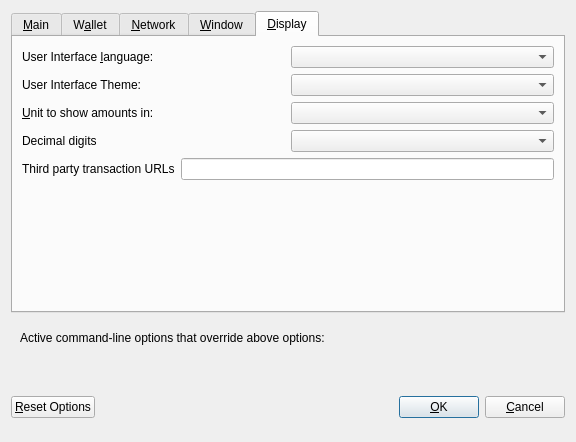
<?xml version="1.0" encoding="UTF-8"?>
<ui version="4.0">
 <class>OptionsDialog</class>
 <widget class="QDialog" name="OptionsDialog">
  <property name="geometry">
   <rect>
    <x>0</x>
    <y>0</y>
    <width>576</width>
    <height>442</height>
   </rect>
  </property>
  <property name="windowTitle">
   <string>Options</string>
  </property>
  <property name="modal">
   <bool>true</bool>
  </property>
  <layout class="QVBoxLayout" name="verticalLayout">
   <item>
    <widget class="QTabWidget" name="tabWidget">
     <property name="currentIndex">
      <number>4</number>
     </property>
     <widget class="QWidget" name="tabMain">
      <attribute name="title">
       <string>&amp;Main</string>
      </attribute>
      <layout class="QVBoxLayout" name="verticalLayout_Main">
       <item>
        <widget class="QCheckBox" name="bitcoinAtStartup">
         <property name="toolTip">
          <string>Automatically start ZEON after logging in to the system.</string>
         </property>
         <property name="text">
          <string>&amp;Start ZEON on system login</string>
         </property>
        </widget>
       </item>
       <item>
        <layout class="QHBoxLayout" name="horizontalLayout_2_Main">
         <item>
          <widget class="QLabel" name="databaseCacheLabel">
           <property name="text">
            <string>Size of &amp;database cache</string>
           </property>
           <property name="textFormat">
            <enum>Qt::PlainText</enum>
           </property>
           <property name="buddy">
            <cstring>databaseCache</cstring>
           </property>
          </widget>
         </item>
         <item>
          <widget class="QSpinBox" name="databaseCache"/>
         </item>
         <item>
          <widget class="QLabel" name="databaseCacheUnitLabel">
           <property name="text">
            <string>MB</string>
           </property>
           <property name="textFormat">
            <enum>Qt::PlainText</enum>
           </property>
          </widget>
         </item>
         <item>
          <spacer name="horizontalSpacer_2_Main">
           <property name="orientation">
            <enum>Qt::Horizontal</enum>
           </property>
           <property name="sizeHint" stdset="0">
            <size>
             <width>40</width>
             <height>20</height>
            </size>
           </property>
          </spacer>
         </item>
        </layout>
       </item>
       <item>
        <layout class="QHBoxLayout" name="horizontalLayout_3_Main">
         <item>
          <widget class="QLabel" name="threadsScriptVerifLabel">
           <property name="text">
            <string>Number of script &amp;verification threads</string>
           </property>
           <property name="textFormat">
            <enum>Qt::PlainText</enum>
           </property>
           <property name="buddy">
            <cstring>threadsScriptVerif</cstring>
           </property>
          </widget>
         </item>
         <item>
          <widget class="QSpinBox" name="threadsScriptVerif">
           <property name="toolTip">
            <string>(0 = auto, &lt;0 = leave that many cores free)</string>
           </property>
          </widget>
         </item>
         <item>
          <spacer name="horizontalSpacer_3_Main">
           <property name="orientation">
            <enum>Qt::Horizontal</enum>
           </property>
           <property name="sizeHint" stdset="0">
            <size>
             <width>40</width>
             <height>20</height>
            </size>
           </property>
          </spacer>
         </item>
        </layout>
       </item>
       <item>
        <spacer name="verticalSpacer_2">
         <property name="orientation">
          <enum>Qt::Vertical</enum>
         </property>
         <property name="sizeHint" stdset="0">
          <size>
           <width>20</width>
           <height>40</height>
          </size>
         </property>
        </spacer>
       </item>
       <item>
        <layout class="QHBoxLayout" name="horizontalLayout_3">
         <item>
          <widget class="QLabel" name="percentage_label">
           <property name="toolTip">
            <string>This setting determines the amount of individual masternodes that an input will be anonymized through.&lt;br/&gt;More rounds of anonymization gives a higher degree of privacy, but also costs more in fees.</string>
           </property>
           <property name="text">
            <string>Obfuscation rounds to use</string>
           </property>
          </widget>
         </item>
         <item>
          <widget class="QSpinBox" name="obfuscationRounds">
           <property name="minimum">
            <number>10</number>
           </property>
           <property name="maximum">
            <number>100</number>
           </property>
          </widget>
         </item>
        </layout>
       </item>
       <item>
        <layout class="QHBoxLayout" name="horizontalLayout">
         <item>
          <widget class="QLabel" name="label_2">
           <property name="toolTip">
            <string>This amount acts as a threshold to turn off Obfuscation once it's reached.</string>
           </property>
           <property name="statusTip">
            <string notr="true"/>
           </property>
           <property name="whatsThis">
            <string notr="true"/>
           </property>
           <property name="accessibleName">
            <string notr="true"/>
           </property>
           <property name="accessibleDescription">
            <string notr="true"/>
           </property>
           <property name="text">
            <string>Amount of ZEON to keep anonymized</string>
           </property>
          </widget>
         </item>
         <item>
          <widget class="QSpinBox" name="anonymizeXDna">
           <property name="minimum">
            <number>100</number>
           </property>
           <property name="maximum">
            <number>100000</number>
           </property>
           <property name="singleStep">
            <number>100</number>
           </property>
           <property name="value">
            <number>1000</number>
           </property>
          </widget>
         </item>
        </layout>
       </item>
      </layout>
     </widget>
     <widget class="QWidget" name="tabWallet">
      <attribute name="title">
       <string>W&amp;allet</string>
      </attribute>
      <layout class="QVBoxLayout" name="verticalLayout_Wallet">
       <item>
        <widget class="QGroupBox" name="groupBox">
         <property name="title">
          <string>Expert</string>
         </property>
         <layout class="QVBoxLayout" name="verticalLayout_2">
          <item>
           <widget class="QCheckBox" name="coinControlFeatures">
            <property name="toolTip">
             <string>Whether to show coin control features or not.</string>
            </property>
            <property name="text">
             <string>Enable coin &amp;control features</string>
            </property>
           </widget>
          </item>
          <item>
           <widget class="QCheckBox" name="showMasternodesTab">
            <property name="toolTip">
             <string>Show additional tab listing all your masternodes in first sub-tab&lt;br/&gt;and all masternodes on the network in second sub-tab.</string>
            </property>
            <property name="text">
             <string>Show Masternodes Tab</string>
            </property>
           </widget>
          </item>
          <item>
           <widget class="QCheckBox" name="spendZeroConfChange">
            <property name="toolTip">
             <string>If you disable the spending of unconfirmed change, the change from a transaction&lt;br/&gt;cannot be used until that transaction has at least one confirmation.&lt;br/&gt;This also affects how your balance is computed.</string>
            </property>
            <property name="text">
             <string>&amp;Spend unconfirmed change</string>
            </property>
           </widget>
          </item>
         </layout>
        </widget>
       </item>
       <item>
        <spacer name="verticalSpacer_Wallet">
         <property name="orientation">
          <enum>Qt::Vertical</enum>
         </property>
         <property name="sizeHint" stdset="0">
          <size>
           <width>20</width>
           <height>40</height>
          </size>
         </property>
        </spacer>
       </item>
      </layout>
     </widget>
     <widget class="QWidget" name="tabNetwork">
      <attribute name="title">
       <string>&amp;Network</string>
      </attribute>
      <layout class="QVBoxLayout" name="verticalLayout_Network">
       <item>
        <widget class="QCheckBox" name="mapPortUpnp">
         <property name="toolTip">
          <string>Automatically open the ZEON client port on the router. This only works when your router supports UPnP and it is enabled.</string>
         </property>
         <property name="text">
          <string>Map port using &amp;UPnP</string>
         </property>
        </widget>
       </item>
       <item>
        <widget class="QCheckBox" name="allowIncoming">
         <property name="toolTip">
          <string>Accept connections from outside</string>
         </property>
         <property name="text">
          <string>Allow incoming connections</string>
         </property>
        </widget>
       </item>
       <item>
        <widget class="QCheckBox" name="connectSocks">
         <property name="toolTip">
          <string>Connect to the ZEON network through a SOCKS5 proxy.</string>
         </property>
         <property name="text">
          <string>&amp;Connect through SOCKS5 proxy (default proxy):</string>
         </property>
        </widget>
       </item>
       <item>
        <layout class="QHBoxLayout" name="horizontalLayout_1_Network">
         <item>
          <widget class="QLabel" name="proxyIpLabel">
           <property name="text">
            <string>Proxy &amp;IP:</string>
           </property>
           <property name="textFormat">
            <enum>Qt::PlainText</enum>
           </property>
           <property name="buddy">
            <cstring>proxyIp</cstring>
           </property>
          </widget>
         </item>
         <item>
          <widget class="QValidatedLineEdit" name="proxyIp">
           <property name="minimumSize">
            <size>
             <width>140</width>
             <height>0</height>
            </size>
           </property>
           <property name="maximumSize">
            <size>
             <width>140</width>
             <height>16777215</height>
            </size>
           </property>
           <property name="toolTip">
            <string>IP address of the proxy (e.g. IPv4: 127.0.0.1 / IPv6: ::1)</string>
           </property>
          </widget>
         </item>
         <item>
          <widget class="QLabel" name="proxyPortLabel">
           <property name="text">
            <string>&amp;Port:</string>
           </property>
           <property name="textFormat">
            <enum>Qt::PlainText</enum>
           </property>
           <property name="buddy">
            <cstring>proxyPort</cstring>
           </property>
          </widget>
         </item>
         <item>
          <widget class="QLineEdit" name="proxyPort">
           <property name="minimumSize">
            <size>
             <width>55</width>
             <height>0</height>
            </size>
           </property>
           <property name="maximumSize">
            <size>
             <width>55</width>
             <height>16777215</height>
            </size>
           </property>
           <property name="toolTip">
            <string>Port of the proxy (e.g. 9050)</string>
           </property>
          </widget>
         </item>
         <item>
          <spacer name="horizontalSpacer_1_Network">
           <property name="orientation">
            <enum>Qt::Horizontal</enum>
           </property>
           <property name="sizeHint" stdset="0">
            <size>
             <width>40</width>
             <height>20</height>
            </size>
           </property>
          </spacer>
         </item>
        </layout>
       </item>
       <item>
        <spacer name="verticalSpacer_Network">
         <property name="orientation">
          <enum>Qt::Vertical</enum>
         </property>
         <property name="sizeHint" stdset="0">
          <size>
           <width>20</width>
           <height>40</height>
          </size>
         </property>
        </spacer>
       </item>
      </layout>
     </widget>
     <widget class="QWidget" name="tabWindow">
      <attribute name="title">
       <string>&amp;Window</string>
      </attribute>
      <layout class="QVBoxLayout" name="verticalLayout_Window">
       <item>
        <widget class="QCheckBox" name="minimizeToTray">
         <property name="toolTip">
          <string>Show only a tray icon after minimizing the window.</string>
         </property>
         <property name="text">
          <string>&amp;Minimize to the tray instead of the taskbar</string>
         </property>
        </widget>
       </item>
       <item>
        <widget class="QCheckBox" name="minimizeOnClose">
         <property name="toolTip">
          <string>Minimize instead of exit the application when the window is closed. When this option is enabled, the application will be closed only after selecting Quit in the menu.</string>
         </property>
         <property name="text">
          <string>M&amp;inimize on close</string>
         </property>
        </widget>
       </item>
       <item>
        <spacer name="verticalSpacer_Window">
         <property name="orientation">
          <enum>Qt::Vertical</enum>
         </property>
         <property name="sizeHint" stdset="0">
          <size>
           <width>20</width>
           <height>40</height>
          </size>
         </property>
        </spacer>
       </item>
      </layout>
     </widget>
     <widget class="QWidget" name="tabDisplay">
      <attribute name="title">
       <string>&amp;Display</string>
      </attribute>
      <layout class="QVBoxLayout" name="verticalLayout_Display">
       <item>
        <layout class="QHBoxLayout" name="horizontalLayout_1_Display">
         <item>
          <widget class="QLabel" name="langLabel">
           <property name="text">
            <string>User Interface &amp;language:</string>
           </property>
           <property name="textFormat">
            <enum>Qt::PlainText</enum>
           </property>
           <property name="buddy">
            <cstring>lang</cstring>
           </property>
          </widget>
         </item>
         <item>
          <widget class="QValueComboBox" name="lang">
           <property name="toolTip">
            <string>The user interface language can be set here. This setting will take effect after restarting ZEON.</string>
           </property>
          </widget>
         </item>
        </layout>
       </item>
       <item>
        <layout class="QHBoxLayout" name="horizontalLayout_4_Display" stretch="0,0">
         <item>
          <widget class="QLabel" name="themeLabel">
           <property name="text">
            <string>User Interface Theme:</string>
           </property>
          </widget>
         </item>
         <item>
          <widget class="QValueComboBox" name="theme"/>
         </item>
        </layout>
       </item>
       <item>
        <layout class="QHBoxLayout" name="horizontalLayout_2_Display">
         <item>
          <widget class="QLabel" name="unitLabel">
           <property name="text">
            <string>&amp;Unit to show amounts in:</string>
           </property>
           <property name="textFormat">
            <enum>Qt::PlainText</enum>
           </property>
           <property name="buddy">
            <cstring>unit</cstring>
           </property>
          </widget>
         </item>
         <item>
          <widget class="QValueComboBox" name="unit">
           <property name="toolTip">
            <string>Choose the default subdivision unit to show in the interface and when sending coins.</string>
           </property>
          </widget>
         </item>
        </layout>
       </item>
       <item>
        <layout class="QHBoxLayout" name="horizontalLayout_5_Display">
         <item>
          <widget class="QLabel" name="digitsLabel">
           <property name="text">
            <string>Decimal digits</string>
           </property>
          </widget>
         </item>
         <item>
          <widget class="QValueComboBox" name="digits"/>
         </item>
        </layout>
       </item>
       <item>
        <layout class="QHBoxLayout" name="horizontalLayout_3_Display">
         <item>
          <widget class="QLabel" name="thirdPartyTxUrlsLabel">
           <property name="toolTip">
            <string>Third party URLs (e.g. a block explorer) that appear in the transactions tab as context menu items. %s in the URL is replaced by transaction hash. Multiple URLs are separated by vertical bar |.</string>
           </property>
           <property name="text">
            <string>Third party transaction URLs</string>
           </property>
           <property name="buddy">
            <cstring>thirdPartyTxUrls</cstring>
           </property>
          </widget>
         </item>
         <item>
          <widget class="QLineEdit" name="thirdPartyTxUrls">
           <property name="toolTip">
            <string>Third party URLs (e.g. a block explorer) that appear in the transactions tab as context menu items. %s in the URL is replaced by transaction hash. Multiple URLs are separated by vertical bar |.</string>
           </property>
          </widget>
         </item>
        </layout>
       </item>
       <item>
        <spacer name="verticalSpacer">
         <property name="orientation">
          <enum>Qt::Vertical</enum>
         </property>
         <property name="sizeHint" stdset="0">
          <size>
           <width>20</width>
           <height>40</height>
          </size>
         </property>
        </spacer>
       </item>
      </layout>
     </widget>
    </widget>
   </item>
   <item>
    <widget class="QFrame" name="frame">
     <layout class="QVBoxLayout" name="verticalLayout_Bottom">
      <item>
       <layout class="QHBoxLayout" name="horizontalLayout_Bottom">
        <item>
         <widget class="QLabel" name="overriddenByCommandLineInfoLabel">
          <property name="text">
           <string>Active command-line options that override above options:</string>
          </property>
          <property name="textFormat">
           <enum>Qt::PlainText</enum>
          </property>
         </widget>
        </item>
        <item>
         <spacer name="horizontalSpacer_Bottom">
          <property name="orientation">
           <enum>Qt::Horizontal</enum>
          </property>
          <property name="sizeHint" stdset="0">
           <size>
            <width>40</width>
            <height>20</height>
           </size>
          </property>
         </spacer>
        </item>
       </layout>
      </item>
      <item>
       <widget class="QLabel" name="overriddenByCommandLineLabel">
        <property name="text">
         <string/>
        </property>
        <property name="textFormat">
         <enum>Qt::PlainText</enum>
        </property>
        <property name="wordWrap">
         <bool>true</bool>
        </property>
       </widget>
      </item>
     </layout>
    </widget>
   </item>
   <item>
    <layout class="QHBoxLayout" name="horizontalLayout_Buttons">
     <item>
      <widget class="QPushButton" name="resetButton">
       <property name="toolTip">
        <string>Reset all client options to default.</string>
       </property>
       <property name="text">
        <string>&amp;Reset Options</string>
       </property>
       <property name="autoDefault">
        <bool>false</bool>
       </property>
      </widget>
     </item>
     <item>
      <spacer name="horizontalSpacer_1">
       <property name="orientation">
        <enum>Qt::Horizontal</enum>
       </property>
       <property name="sizeHint" stdset="0">
        <size>
         <width>40</width>
         <height>48</height>
        </size>
       </property>
      </spacer>
     </item>
     <item>
      <widget class="QLabel" name="statusLabel">
       <property name="minimumSize">
        <size>
         <width>200</width>
         <height>0</height>
        </size>
       </property>
       <property name="font">
        <font>
         <weight>75</weight>
         <bold>true</bold>
        </font>
       </property>
       <property name="text">
        <string/>
       </property>
       <property name="textFormat">
        <enum>Qt::PlainText</enum>
       </property>
       <property name="wordWrap">
        <bool>true</bool>
       </property>
      </widget>
     </item>
     <item>
      <spacer name="horizontalSpacer_2">
       <property name="orientation">
        <enum>Qt::Horizontal</enum>
       </property>
       <property name="sizeHint" stdset="0">
        <size>
         <width>40</width>
         <height>48</height>
        </size>
       </property>
      </spacer>
     </item>
     <item>
      <widget class="QPushButton" name="okButton">
       <property name="text">
        <string>&amp;OK</string>
       </property>
       <property name="autoDefault">
        <bool>false</bool>
       </property>
       <property name="default">
        <bool>true</bool>
       </property>
      </widget>
     </item>
     <item>
      <widget class="QPushButton" name="cancelButton">
       <property name="text">
        <string>&amp;Cancel</string>
       </property>
       <property name="autoDefault">
        <bool>false</bool>
       </property>
      </widget>
     </item>
    </layout>
   </item>
  </layout>
 </widget>
 <customwidgets>
  <customwidget>
   <class>QValidatedLineEdit</class>
   <extends>QLineEdit</extends>
   <header>qvalidatedlineedit.h</header>
  </customwidget>
  <customwidget>
   <class>QValueComboBox</class>
   <extends>QComboBox</extends>
   <header>qvaluecombobox.h</header>
  </customwidget>
 </customwidgets>
 <resources/>
 <connections/>
</ui>
